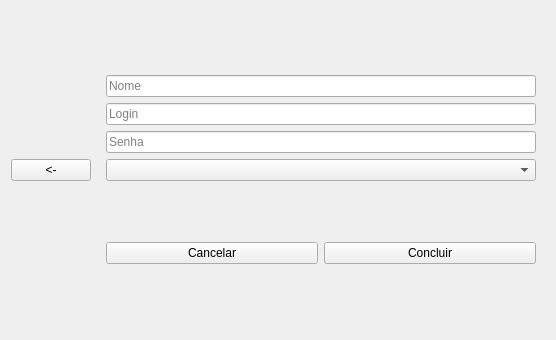
<?xml version="1.0" encoding="UTF-8"?>
<ui version="4.0">
 <class>Form</class>
 <widget class="QWidget" name="Form">
  <property name="geometry">
   <rect>
    <x>0</x>
    <y>0</y>
    <width>556</width>
    <height>340</height>
   </rect>
  </property>
  <property name="windowTitle">
   <string>Form</string>
  </property>
  <layout class="QHBoxLayout" name="horizontalLayout_2">
   <item>
    <widget class="QPushButton" name="pushButton">
     <property name="text">
      <string>&lt;-</string>
     </property>
    </widget>
   </item>
   <item>
    <widget class="QWidget" name="widget" native="true">
     <layout class="QVBoxLayout" name="verticalLayout_2">
      <item>
       <layout class="QVBoxLayout" name="verticalLayout">
        <item>
         <widget class="QLineEdit" name="nome">
          <property name="placeholderText">
           <string>Nome</string>
          </property>
         </widget>
        </item>
        <item>
         <widget class="QLineEdit" name="login">
          <property name="placeholderText">
           <string>Login</string>
          </property>
         </widget>
        </item>
        <item>
         <widget class="QLineEdit" name="senha">
          <property name="placeholderText">
           <string>Senha</string>
          </property>
         </widget>
        </item>
        <item>
         <widget class="QComboBox" name="funcionario"/>
        </item>
       </layout>
      </item>
      <item>
       <layout class="QHBoxLayout" name="horizontalLayout">
        <item>
         <widget class="QPushButton" name="btn_cancelar">
          <property name="text">
           <string>Cancelar</string>
          </property>
         </widget>
        </item>
        <item>
         <widget class="QPushButton" name="btn_concluir">
          <property name="text">
           <string>Concluir</string>
          </property>
         </widget>
        </item>
       </layout>
      </item>
     </layout>
    </widget>
   </item>
  </layout>
 </widget>
 <resources/>
 <connections/>
</ui>
